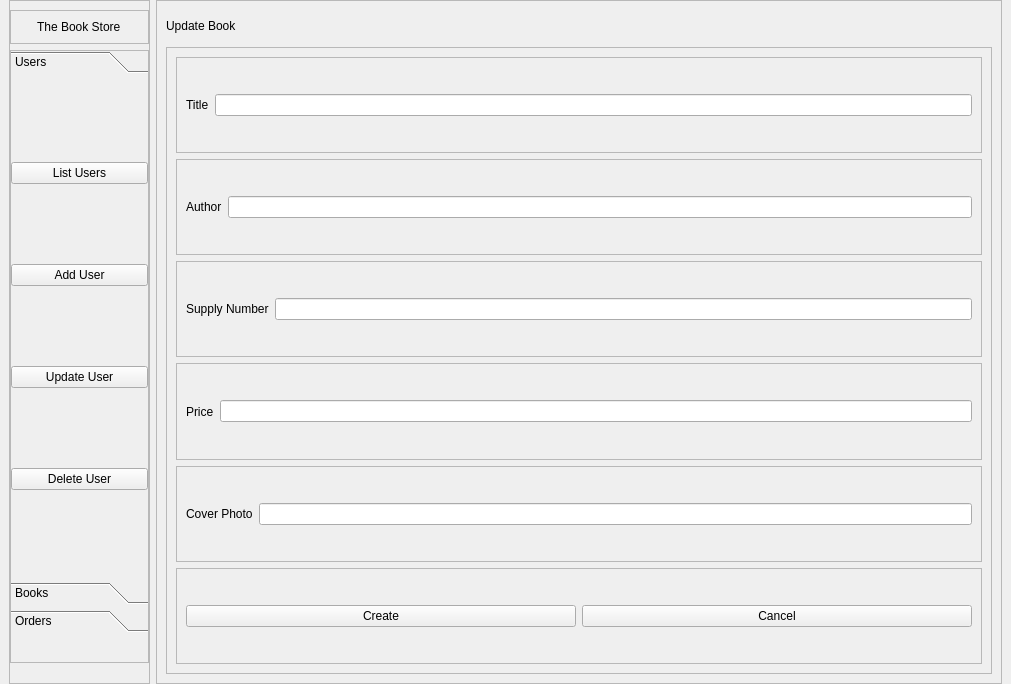
<?xml version="1.0" encoding="UTF-8"?>
<ui version="4.0">
 <class>MainWindow</class>
 <widget class="QMainWindow" name="MainWindow">
  <property name="geometry">
   <rect>
    <x>0</x>
    <y>0</y>
    <width>1011</width>
    <height>684</height>
   </rect>
  </property>
  <property name="windowTitle">
   <string>MainWindow</string>
  </property>
  <widget class="QWidget" name="centralwidget">
   <layout class="QHBoxLayout" name="horizontalLayout" stretch="1,6">
    <property name="topMargin">
     <number>0</number>
    </property>
    <property name="bottomMargin">
     <number>0</number>
    </property>
    <item>
     <widget class="QFrame" name="frame">
      <property name="frameShape">
       <enum>QFrame::StyledPanel</enum>
      </property>
      <property name="frameShadow">
       <enum>QFrame::Raised</enum>
      </property>
      <layout class="QVBoxLayout" name="verticalLayout">
       <property name="leftMargin">
        <number>0</number>
       </property>
       <property name="rightMargin">
        <number>0</number>
       </property>
       <property name="bottomMargin">
        <number>20</number>
       </property>
       <item>
        <widget class="QFrame" name="frame_3">
         <property name="frameShape">
          <enum>QFrame::StyledPanel</enum>
         </property>
         <property name="frameShadow">
          <enum>QFrame::Raised</enum>
         </property>
         <layout class="QHBoxLayout" name="horizontalLayout_2">
          <item alignment="Qt::AlignHCenter">
           <widget class="QLabel" name="l_storetitle">
            <property name="text">
             <string>The Book Store</string>
            </property>
           </widget>
          </item>
         </layout>
        </widget>
       </item>
       <item>
        <widget class="QFrame" name="frame_4">
         <property name="sizePolicy">
          <sizepolicy hsizetype="Preferred" vsizetype="Expanding">
           <horstretch>0</horstretch>
           <verstretch>0</verstretch>
          </sizepolicy>
         </property>
         <property name="frameShape">
          <enum>QFrame::StyledPanel</enum>
         </property>
         <property name="frameShadow">
          <enum>QFrame::Raised</enum>
         </property>
         <layout class="QHBoxLayout" name="horizontalLayout_3">
          <property name="leftMargin">
           <number>0</number>
          </property>
          <property name="topMargin">
           <number>0</number>
          </property>
          <property name="rightMargin">
           <number>0</number>
          </property>
          <property name="bottomMargin">
           <number>30</number>
          </property>
          <item>
           <widget class="QToolBox" name="tb_sidemenu">
            <property name="sizePolicy">
             <sizepolicy hsizetype="Preferred" vsizetype="Preferred">
              <horstretch>0</horstretch>
              <verstretch>0</verstretch>
             </sizepolicy>
            </property>
            <property name="currentIndex">
             <number>0</number>
            </property>
            <widget class="QWidget" name="p_user">
             <property name="geometry">
              <rect>
               <x>0</x>
               <y>0</y>
               <width>135</width>
               <height>458</height>
              </rect>
             </property>
             <attribute name="label">
              <string>Users</string>
             </attribute>
             <layout class="QVBoxLayout" name="verticalLayout_4">
              <property name="leftMargin">
               <number>0</number>
              </property>
              <property name="rightMargin">
               <number>0</number>
              </property>
              <item>
               <widget class="QPushButton" name="pb_listuser">
                <property name="text">
                 <string>List Users</string>
                </property>
               </widget>
              </item>
              <item>
               <widget class="QPushButton" name="pb_adduser">
                <property name="text">
                 <string>Add User</string>
                </property>
               </widget>
              </item>
              <item>
               <widget class="QPushButton" name="pb_updateuser">
                <property name="text">
                 <string>Update User</string>
                </property>
               </widget>
              </item>
              <item>
               <widget class="QPushButton" name="pb_deleteuser">
                <property name="text">
                 <string>Delete User</string>
                </property>
               </widget>
              </item>
             </layout>
            </widget>
            <widget class="QWidget" name="p_book">
             <property name="geometry">
              <rect>
               <x>0</x>
               <y>0</y>
               <width>128</width>
               <height>146</height>
              </rect>
             </property>
             <attribute name="label">
              <string>Books</string>
             </attribute>
             <layout class="QVBoxLayout" name="verticalLayout_5">
              <property name="leftMargin">
               <number>0</number>
              </property>
              <property name="rightMargin">
               <number>0</number>
              </property>
              <item>
               <widget class="QPushButton" name="pb_listbooks">
                <property name="text">
                 <string>List Books</string>
                </property>
               </widget>
              </item>
              <item>
               <widget class="QPushButton" name="pb_addbooks">
                <property name="text">
                 <string>Add Book</string>
                </property>
               </widget>
              </item>
              <item>
               <widget class="QPushButton" name="pb_updatebooks">
                <property name="text">
                 <string>Update Books</string>
                </property>
               </widget>
              </item>
              <item>
               <widget class="QPushButton" name="pb_deletebook">
                <property name="text">
                 <string>Delete Book</string>
                </property>
               </widget>
              </item>
             </layout>
            </widget>
            <widget class="QWidget" name="p_order">
             <property name="geometry">
              <rect>
               <x>0</x>
               <y>0</y>
               <width>132</width>
               <height>146</height>
              </rect>
             </property>
             <attribute name="label">
              <string>Orders</string>
             </attribute>
             <layout class="QVBoxLayout" name="verticalLayout_6">
              <property name="spacing">
               <number>-1</number>
              </property>
              <property name="leftMargin">
               <number>0</number>
              </property>
              <property name="rightMargin">
               <number>0</number>
              </property>
              <item>
               <widget class="QPushButton" name="pb_listorders">
                <property name="text">
                 <string>List Orders</string>
                </property>
               </widget>
              </item>
              <item>
               <widget class="QPushButton" name="pb_createorder">
                <property name="text">
                 <string>Create Order</string>
                </property>
               </widget>
              </item>
              <item>
               <widget class="QPushButton" name="pb_updateorders">
                <property name="text">
                 <string>Update Orders</string>
                </property>
               </widget>
              </item>
              <item>
               <widget class="QPushButton" name="pb_canceorder">
                <property name="text">
                 <string>Cancel Order</string>
                </property>
               </widget>
              </item>
             </layout>
            </widget>
           </widget>
          </item>
         </layout>
        </widget>
       </item>
      </layout>
     </widget>
    </item>
    <item>
     <widget class="QFrame" name="frame_2">
      <property name="frameShape">
       <enum>QFrame::StyledPanel</enum>
      </property>
      <property name="frameShadow">
       <enum>QFrame::Raised</enum>
      </property>
      <layout class="QVBoxLayout" name="verticalLayout_2" stretch="1,20">
       <item>
        <widget class="QLabel" name="l_pagebanner">
         <property name="text">
          <string>Update Book</string>
         </property>
        </widget>
       </item>
       <item>
        <widget class="QFrame" name="frame_6">
         <property name="frameShape">
          <enum>QFrame::StyledPanel</enum>
         </property>
         <property name="frameShadow">
          <enum>QFrame::Raised</enum>
         </property>
         <layout class="QVBoxLayout" name="verticalLayout_3">
          <item>
           <widget class="QFrame" name="frame_7">
            <property name="frameShape">
             <enum>QFrame::StyledPanel</enum>
            </property>
            <property name="frameShadow">
             <enum>QFrame::Raised</enum>
            </property>
            <layout class="QHBoxLayout" name="horizontalLayout_6">
             <item>
              <widget class="QLabel" name="l_title">
               <property name="text">
                <string>Title</string>
               </property>
              </widget>
             </item>
             <item>
              <widget class="QLineEdit" name="le_title"/>
             </item>
            </layout>
           </widget>
          </item>
          <item>
           <widget class="QFrame" name="frame_5">
            <property name="frameShape">
             <enum>QFrame::StyledPanel</enum>
            </property>
            <property name="frameShadow">
             <enum>QFrame::Raised</enum>
            </property>
            <layout class="QHBoxLayout" name="horizontalLayout_4">
             <item>
              <widget class="QLabel" name="l_author">
               <property name="text">
                <string>Author</string>
               </property>
              </widget>
             </item>
             <item>
              <widget class="QLineEdit" name="le_author"/>
             </item>
            </layout>
           </widget>
          </item>
          <item>
           <widget class="QFrame" name="frame_9">
            <property name="frameShape">
             <enum>QFrame::StyledPanel</enum>
            </property>
            <property name="frameShadow">
             <enum>QFrame::Raised</enum>
            </property>
            <layout class="QHBoxLayout" name="horizontalLayout_7">
             <item>
              <widget class="QLabel" name="l_supplynumber">
               <property name="text">
                <string>Supply Number</string>
               </property>
              </widget>
             </item>
             <item>
              <widget class="QLineEdit" name="le_supplynumber"/>
             </item>
            </layout>
           </widget>
          </item>
          <item>
           <widget class="QFrame" name="frame_10">
            <property name="frameShape">
             <enum>QFrame::StyledPanel</enum>
            </property>
            <property name="frameShadow">
             <enum>QFrame::Raised</enum>
            </property>
            <layout class="QHBoxLayout" name="horizontalLayout_8">
             <item>
              <widget class="QLabel" name="l_price">
               <property name="text">
                <string>Price</string>
               </property>
              </widget>
             </item>
             <item>
              <widget class="QLineEdit" name="le_price"/>
             </item>
            </layout>
           </widget>
          </item>
          <item>
           <widget class="QFrame" name="frame_8">
            <property name="frameShape">
             <enum>QFrame::StyledPanel</enum>
            </property>
            <property name="frameShadow">
             <enum>QFrame::Raised</enum>
            </property>
            <layout class="QHBoxLayout" name="horizontalLayout_5">
             <item>
              <widget class="QLabel" name="l_coverphoto">
               <property name="text">
                <string>Cover Photo</string>
               </property>
              </widget>
             </item>
             <item>
              <widget class="QLineEdit" name="le_coverphoto"/>
             </item>
            </layout>
           </widget>
          </item>
          <item>
           <widget class="QFrame" name="frame_11">
            <property name="frameShape">
             <enum>QFrame::StyledPanel</enum>
            </property>
            <property name="frameShadow">
             <enum>QFrame::Raised</enum>
            </property>
            <layout class="QHBoxLayout" name="horizontalLayout_9">
             <item>
              <widget class="QPushButton" name="pb_create">
               <property name="text">
                <string>Create</string>
               </property>
              </widget>
             </item>
             <item>
              <widget class="QPushButton" name="pb_cancel">
               <property name="text">
                <string>Cancel</string>
               </property>
              </widget>
             </item>
            </layout>
           </widget>
          </item>
         </layout>
        </widget>
       </item>
      </layout>
     </widget>
    </item>
   </layout>
  </widget>
 </widget>
 <resources/>
 <connections/>
</ui>
